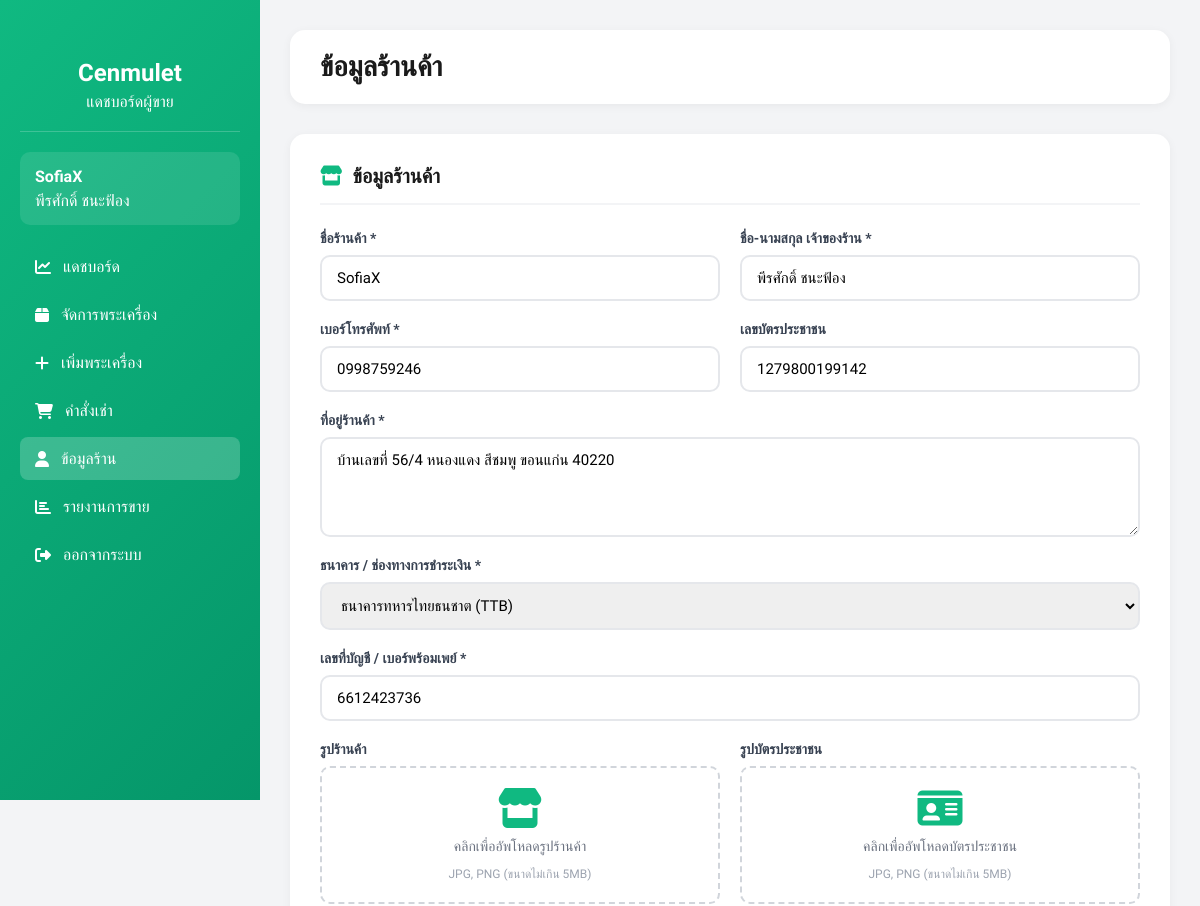
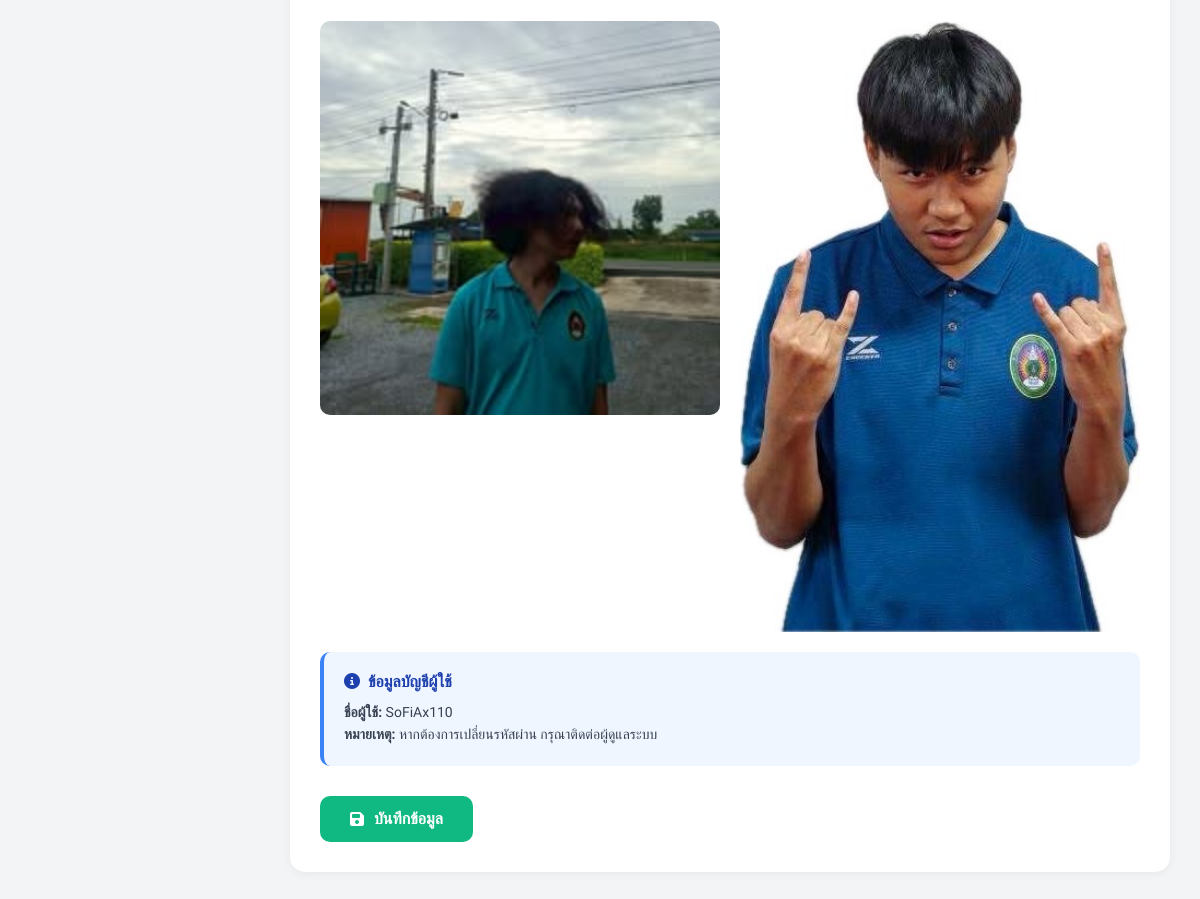
/views/seller/seller_profile.php (signed in), run on the app's committed database (2 pictures, top to bottom).
### tables this page shows
CREATE TABLE sellers (
    id INTEGER PRIMARY KEY AUTOINCREMENT,
    fullname TEXT,
    store_name TEXT,
    username TEXT UNIQUE,
    password TEXT,
    address TEXT,
    img_store TEXT,
    tel TEXT,
    pay_contax TEXT,
    id_per TEXT,
    img_per TEXT,

    status TEXT DEFAULT 'pending',
    reject_reason TEXT,
    reviewed_at DATETIME
, pay_bank TEXT);

### views/seller/seller_profile.php (the view, shortened to what this page needs)
<?php
require_once __DIR__ . "/../../config/db.php";
$seller_id = $_SESSION['user_id'];
try {
    $stmt = $db->prepare("SELECT * FROM sellers WHERE id = :id");
    $stmt->execute([':id' => $seller_id]);
    $seller = $stmt->fetch(PDO::FETCH_ASSOC);
} catch (PDOException $e) {
    die("Error: " . $e->getMessage());
}
?>
<!DOCTYPE html>
<html lang="th">
<head>
    <link rel="stylesheet" href="https://cdnjs.cloudflare.com/ajax/libs/font-awesome/6.5.1/css/all.min.css">
</head>
<body>
    <div class="dashboard-container">
        <aside class="sidebar">
            <div class="sidebar-header">
                <h2>Cenmulet</h2>
                <p>แดชบอร์ดผู้ขาย</p>
            </div>
            <div class="sidebar-user">
                <h3><?php echo htmlspecialchars($seller['store_name']); ?></h3>
                <p><?php echo htmlspecialchars($seller['fullname']); ?></p>
            </div>
            <ul class="sidebar-menu">
                <li><a href="/views/seller/dashboard.php"><i class="fa-solid fa-chart-line"></i> แดชบอร์ด</a></li>
                <li><a href="/views/seller/products.php"><i class="fa-solid fa-box"></i> จัดการพระเครื่อง</a></li>
                <li><a href="/views/seller/add_product.php"><i class="fa-solid fa-plus"></i> เพิ่มพระเครื่อง</a></li>
                <li><a href="/views/seller/orders.php"><i class="fa-solid fa-shopping-cart"></i> คำสั่งเช่า</a></li>
                <li><a href="/views/seller/seller_profile.php" class="active"><i class="fa-solid fa-user"></i> ข้อมูลร้าน</a></li>
                <li><a href="/views/seller/report.php"><i class="fa-solid fa-chart-bar"></i> รายงานการขาย</a></li>
                <li><a href="/auth/logout.php"><i class="fa-solid fa-right-from-bracket"></i> ออกจากระบบ</a></li>
            </ul>
        </aside>
        <main class="main-content">
            <div class="top-bar">
                <h1>ข้อมูลร้านค้า</h1>
            </div>
            <form action="" method="POST" enctype="multipart/form-data">
                <div class="profile-section">
                    <h2 class="section-title">
                        <i class="fa-solid fa-store"></i>
                        ข้อมูลร้านค้า
                    </h2>
                    <div class="form-grid">
                        <div class="form-group">
                            <label class="form-label">ชื่อร้านค้า *</label>
                            <input type="text" name="store_name" class="form-control"
                                   value="<?php echo htmlspecialchars($seller['store_name']); ?>" required>
                        </div>
                        <div class="form-group">
                            <label class="form-label">ชื่อ-นามสกุล เจ้าของร้าน *</label>
                            <input type="text" name="fullname" class="form-control"
                                   value="<?php echo htmlspecialchars($seller['fullname']); ?>" required>
                        </div>
                        <div class="form-group">
                            <label class="form-label">เบอร์โทรศัพท์ *</label>
                            <input type="tel" name="tel" class="form-control"
                                   value="<?php echo htmlspecialchars($seller['tel']); ?>" required>
                        </div>
                        <div class="form-group">
                            <label class="form-label">เลขบัตรประชาชน</label>
                            <input type="text" name="id_per" class="form-control"
                                   value="<?php echo htmlspecialchars($seller['id_per'] ?? ''); ?>" readonly>
                        </div>
                        <div class="form-group full-width">
                            <label class="form-label">ที่อยู่ร้านค้า *</label>
                            <textarea name="address" class="form-control" required><?php echo htmlspecialchars($seller['address']); ?></textarea>
                        </div>
                        <div class="form-group full-width">
                            <label class="form-label">ธนาคาร / ช่องทางการชำระเงิน *</label>
                            <select name="pay_bank" class="form-control" required>
                                <?php
                                $banks = [
                                    'พร้อมเพย์ (PromptPay)',
                                    'ธนาคารกสิกรไทย (KBank)',
                                    'ธนาคารกรุงไทย (KTB)',
                                    'ธนาคารกรุงเทพ (BBL)',
                                    'ธนาคารไทยพาณิชย์ (SCB)',
                                    'ธนาคารกรุงศรีอยุธยา (BAY)',
                                    'ธนาคารทหารไทยธนชาต (TTB)',
                                    'ธนาคารออมสิน (GSB)',
                                    'ธนาคารเพื่อการเกษตรและสหกรณ์ (BAAC)',
                                    'ธนาคารอาคารสงเคราะห์ (GHB)',
                                    'ธนาคารซีไอเอ็มบี ไทย (CIMB)',
                                ];
                                foreach ($banks as $b):
                                    $sel = ($seller['pay_bank'] ?? '') === $b ? 'selected' : '';
                                ?>
                                <option value="<?php echo htmlspecialchars($b); ?>" <?php echo $sel; ?>><?php echo htmlspecialchars($b); ?></option>
                                <?php endforeach; ?>
                            </select>
                        </div>
                        <div class="form-group full-width">
                            <label class="form-label">เลขที่บัญชี / เบอร์พร้อมเพย์ *</label>
                            <input type="text" name="pay_contax" class="form-control"
                                   placeholder="เช่น 123-4-56789-0 หรือ 08X-XXX-XXXX"
                                   value="<?php echo htmlspecialchars($seller['pay_contax'] ?? ''); ?>" required>
                        </div>
                    </div>
                    <div class="image-upload-section">
                        <div class="form-group">
                            <label class="form-label">รูปร้านค้า</label>
                            <div class="upload-box" onclick="document.getElementById('img_store').click()">
                                <i class="fa-solid fa-store"></i>
                                <p>คลิกเพื่ออัพโหลดรูปร้านค้า</p>
                                <small>JPG, PNG (ขนาดไม่เกิน 5MB)</small>
                            </div>
                            <?php if ($seller['img_store']): ?>
                                <img id="store_preview" src="/uploads/sellers/<?php echo htmlspecialchars($seller['img_store']); ?>" class="current-image" alt="รูปร้านค้า">
                            <?php else: ?>
                                <img id="store_preview" src="" class="current-image" alt="" style="display: none;">
                            <?php endif; ?>
                        </div>
                        <div class="form-group">
                            <label class="form-label">รูปบัตรประชาชน</label>
                            <div class="upload-box" onclick="document.getElementById('img_per').click()">
                                <i class="fa-solid fa-id-card"></i>
                                <p>คลิกเพื่ออัพโหลดบัตรประชาชน</p>
                                <small>JPG, PNG (ขนาดไม่เกิน 5MB)</small>
                            </div>
                            <?php if ($seller['img_per']): ?>
                                <img id="id_preview" src="/uploads/sellers/<?php echo htmlspecialchars($seller['img_per']); ?>" class="current-image" alt="บัตรประชาชน">
                            <?php else: ?>
                                <img id="id_preview" src="" class="current-image" alt="" style="display: none;">
                            <?php endif; ?>
                        </div>
                    </div>
                    <div class="info-card">
                        <h4>
                            <i class="fa-solid fa-info-circle"></i>
                            ข้อมูลบัญชีผู้ใช้
                        </h4>
                        <p>
                            <strong>ชื่อผู้ใช้:</strong> <?php echo htmlspecialchars($seller['username']); ?><br>
                            <strong>หมายเหตุ:</strong> หากต้องการเปลี่ยนรหัสผ่าน กรุณาติดต่อผู้ดูแลระบบ
                        </p>
                    </div>
                    <div style="margin-top: 30px;">
                        <button type="submit" class="btn-submit">
                            <i class="fa-solid fa-save"></i>
                            บันทึกข้อมูล
                        </button>
                    </div>
                </div>
            </form>
        </main>
    </div>
</body>
</html>

### views/seller/seller_profile.php (style rules this page uses)
* { margin: 0; padding: 0; box-sizing: border-box; }
body { font-family: "Kanit", sans-serif; background: #f3f4f6; }
.dashboard-container { display: flex; min-height: 100vh; }
.sidebar { width: 260px; background: linear-gradient(135deg, #10b981 0%, #059669 100%); color: #fff; padding: 20px; position: fixed; height: 100vh; overflow-y: auto; }
.sidebar-header { text-align: center; padding: 20px 0; border-bottom: 1px solid rgba(255, 255, 255, 0.2); margin-bottom: 20px; }
.sidebar-header h2 { font-size: 24px; margin-bottom: 5px; }
.sidebar-user { background: rgba(255, 255, 255, 0.1); padding: 15px; border-radius: 10px; margin-bottom: 20px; }
.sidebar-user h3 { font-size: 16px; margin-bottom: 5px; }
.sidebar-menu { list-style: none; }
.sidebar-menu li { margin-bottom: 5px; }
.sidebar-menu a { display: flex; align-items: center; gap: 12px; padding: 12px 15px; color: #fff; text-decoration: none; border-radius: 8px; transition: all 0.3s; }
.sidebar-menu a:hover, .sidebar-menu a.active { background: rgba(255, 255, 255, 0.2); }
.main-content { margin-left: 260px; flex: 1; padding: 30px; }
.top-bar { background: #fff; padding: 20px 30px; border-radius: 15px; box-shadow: 0 2px 10px rgba(0, 0, 0, 0.05); margin-bottom: 30px; }
.top-bar h1 { font-size: 28px; color: #1a1a1a; }
.profile-section { background: #fff; padding: 30px; border-radius: 15px; box-shadow: 0 2px 10px rgba(0, 0, 0, 0.05); margin-bottom: 20px; }
.section-title { font-size: 20px; color: #1a1a1a; font-weight: 600; margin-bottom: 25px; padding-bottom: 15px; border-bottom: 2px solid #f3f4f6; display: flex; align-items: center; gap: 10px; }
.section-title i { color: #10b981; }
.form-grid { display: grid; grid-template-columns: repeat(2, 1fr); gap: 20px; margin-bottom: 20px; }
.form-group { display: flex; flex-direction: column; gap: 8px; }
.form-group.full-width { grid-column: 1 / -1; }
.form-label { font-size: 14px; color: #374151; font-weight: 600; }
.form-control { padding: 12px 15px; border: 2px solid #e5e7eb; border-radius: 10px; font-size: 15px; transition: all 0.3s; font-family: "Kanit", sans-serif; }
textarea.form-control { resize: vertical; min-height: 100px; }
.image-upload-section { display: grid; grid-template-columns: repeat(2, 1fr); gap: 20px; margin-top: 20px; }
.upload-box { border: 2px dashed #d1d5db; border-radius: 10px; padding: 20px; text-align: center; cursor: pointer; transition: all 0.3s; }
.upload-box i { font-size: 40px; color: #10b981; margin-bottom: 10px; }
.upload-box p { color: #6b7280; font-size: 14px; margin-bottom: 8px; }
.upload-box small { color: #9ca3af; font-size: 12px; }
.current-image { margin-top: 15px; max-width: 100%; border-radius: 10px; }
.btn-submit { padding: 14px 30px; background: #10b981; color: #fff; border: none; border-radius: 10px; font-size: 16px; font-weight: 600; cursor: pointer; transition: all 0.3s; display: inline-flex; align-items: center; gap: 10px; }
.info-card { background: #eff6ff; border-left: 4px solid #3b82f6; border-radius: 10px; padding: 20px; margin-top: 20px; }
.info-card h4 { color: #1e40af; font-size: 16px; margin-bottom: 10px; display: flex; align-items: center; gap: 8px; }
.info-card p { color: #374151; font-size: 14px; line-height: 1.6; }

### data on the page
sellers: store_name "SofiaX", fullname "พีรศักดิ์ ชนะฟ้อง", tel "0998759246", id_per "1279800199142", address "บ้านเลขที่ 56/4 หนองแดง สีชมพู ขอนแก่น 40220", pay_contax "6612423736", img_store (picture), img_per (picture), username "SoFiAx110"

### other printed values
form field pay_bank "ธนาคารทหารไทยธนชาต (TTB)"
